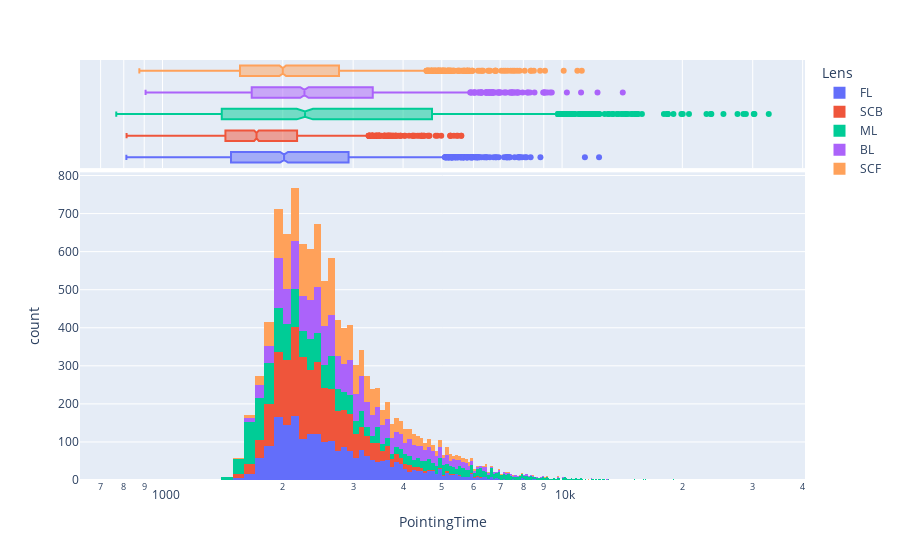

Write notebook code for a chart like this one.
### Markdown cell above
We can also 'spread' the histogram by using a logarithimc scale to better visualize what happens for low values where most observations lie in our case:

### Code cell
fig = px.histogram(data, x='PointingTime', color='Lens', marginal='box', log_x=True)
fig.show()

fig.write_image('images/pointingtime_distribution_with_box_per_lens_log.pdf')

### Figure 1 — Plotly figure (JSON) as saved in the notebook; plotly's stock layout.template omitted (floating-point values rounded to 4 significant figures; data arrays with more than 128 entries replaced by an {"elided": "..."} marker saying what was removed)
{"data": [{"alignmentgroup": "True", "bingroup": "x", "hovertemplate": "Lens=FL<br>PointingTime=%{x}<br>count=%{y}<extra></extra>", "legendgroup": "FL", "marker": {"color": "#636efa", "pattern": {"shape": ""}}, "name": "FL", "offsetgroup": "FL", "orientation": "v", "showlegend": true, "type": "histogram", "x": {"elided": "2400 int values"}, "xaxis": "x", "yaxis": "y"}, {"alignmentgroup": "True", "hovertemplate": "Lens=FL<br>PointingTime=%{x}<extra></extra>", "legendgroup": "FL", "marker": {"color": "#636efa"}, "name": "FL", "notched": true, "offsetgroup": "FL", "showlegend": false, "type": "box", "x": {"elided": "2400 int values"}, "xaxis": "x2", "yaxis": "y2"}, {"alignmentgroup": "True", "bingroup": "x", "hovertemplate": "Lens=SCB<br>PointingTime=%{x}<br>count=%{y}<extra></extra>", "legendgroup": "SCB", "marker": {"color": "#EF553B", "pattern": {"shape": ""}}, "name": "SCB", "offsetgroup": "SCB", "orientation": "v", "showlegend": true, "type": "histogram", "x": {"elided": "2400 int values"}, "xaxis": "x", "yaxis": "y"}, {"alignmentgroup": "True", "hovertemplate": "Lens=SCB<br>PointingTime=%{x}<extra></extra>", "legendgroup": "SCB", "marker": {"color": "#EF553B"}, "name": "SCB", "notched": true, "offsetgroup": "SCB", "showlegend": false, "type": "box", "x": {"elided": "2400 int values"}, "xaxis": "x2", "yaxis": "y2"}, {"alignmentgroup": "True", "bingroup": "x", "hovertemplate": "Lens=ML<br>PointingTime=%{x}<br>count=%{y}<extra></extra>", "legendgroup": "ML", "marker": {"color": "#00cc96", "pattern": {"shape": ""}}, "name": "ML", "offsetgroup": "ML", "orientation": "v", "showlegend": true, "type": "histogram", "x": {"elided": "2400 int values"}, "xaxis": "x", "yaxis": "y"}, {"alignmentgroup": "True", "hovertemplate": "Lens=ML<br>PointingTime=%{x}<extra></extra>", "legendgroup": "ML", "marker": {"color": "#00cc96"}, "name": "ML", "notched": true, "offsetgroup": "ML", "showlegend": false, "type": "box", "x": {"elided": "2400 int values"}, "xaxis": "x2", "yaxis": "y2"}, {"alignmentgroup": "True", "bingroup": "x", "hovertemplate": "Lens=BL<br>PointingTime=%{x}<br>count=%{y}<extra></extra>", "legendgroup": "BL", "marker": {"color": "#ab63fa", "pattern": {"shape": ""}}, "name": "BL", "offsetgroup": "BL", "orientation": "v", "showlegend": true, "type": "histogram", "x": {"elided": "2400 int values"}, "xaxis": "x", "yaxis": "y"}, {"alignmentgroup": "True", "hovertemplate": "Lens=BL<br>PointingTime=%{x}<extra></extra>", "legendgroup": "BL", "marker": {"color": "#ab63fa"}, "name": "BL", "notched": true, "offsetgroup": "BL", "showlegend": false, "type": "box", "x": {"elided": "2400 int values"}, "xaxis": "x2", "yaxis": "y2"}, {"alignmentgroup": "True", "bingroup": "x", "hovertemplate": "Lens=SCF<br>PointingTime=%{x}<br>count=%{y}<extra></extra>", "legendgroup": "SCF", "marker": {"color": "#FFA15A", "pattern": {"shape": ""}}, "name": "SCF", "offsetgroup": "SCF", "orientation": "v", "showlegend": true, "type": "histogram", "x": {"elided": "2400 int values"}, "xaxis": "x", "yaxis": "y"}, {"alignmentgroup": "True", "hovertemplate": "Lens=SCF<br>PointingTime=%{x}<extra></extra>", "legendgroup": "SCF", "marker": {"color": "#FFA15A"}, "name": "SCF", "notched": true, "offsetgroup": "SCF", "showlegend": false, "type": "box", "x": {"elided": "2400 int values"}, "xaxis": "x2", "yaxis": "y2"}], "layout": {"barmode": "relative", "legend": {"title": {"text": "Lens"}, "tracegroupgap": 0}, "margin": {"t": 60}, "xaxis": {"anchor": "y", "domain": [0, 1], "title": {"text": "PointingTime"}, "type": "log"}, "xaxis2": {"anchor": "y2", "domain": [0, 1], "matches": "x", "showgrid": true, "showticklabels": false, "type": "log"}, "yaxis": {"anchor": "x", "domain": [0, 0.7326], "title": {"text": "count"}}, "yaxis2": {"anchor": "x2", "domain": [0.7426, 1], "matches": "y2", "showgrid": false, "showline": false, "showticklabels": false, "ticks": ""}}}
